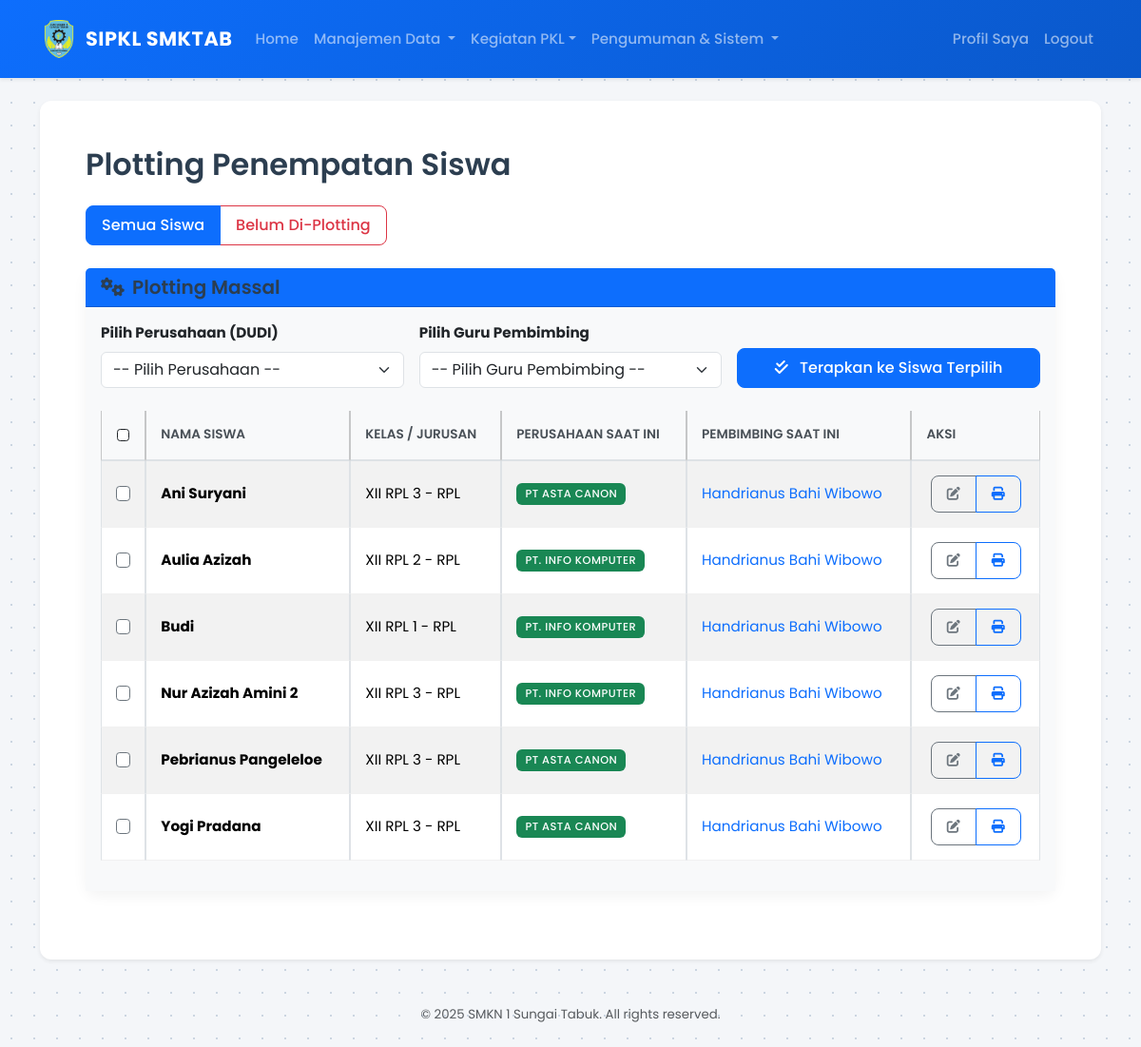
The page /index.php?page=admin/plotting_data (signed in) on the database as committed earlier.
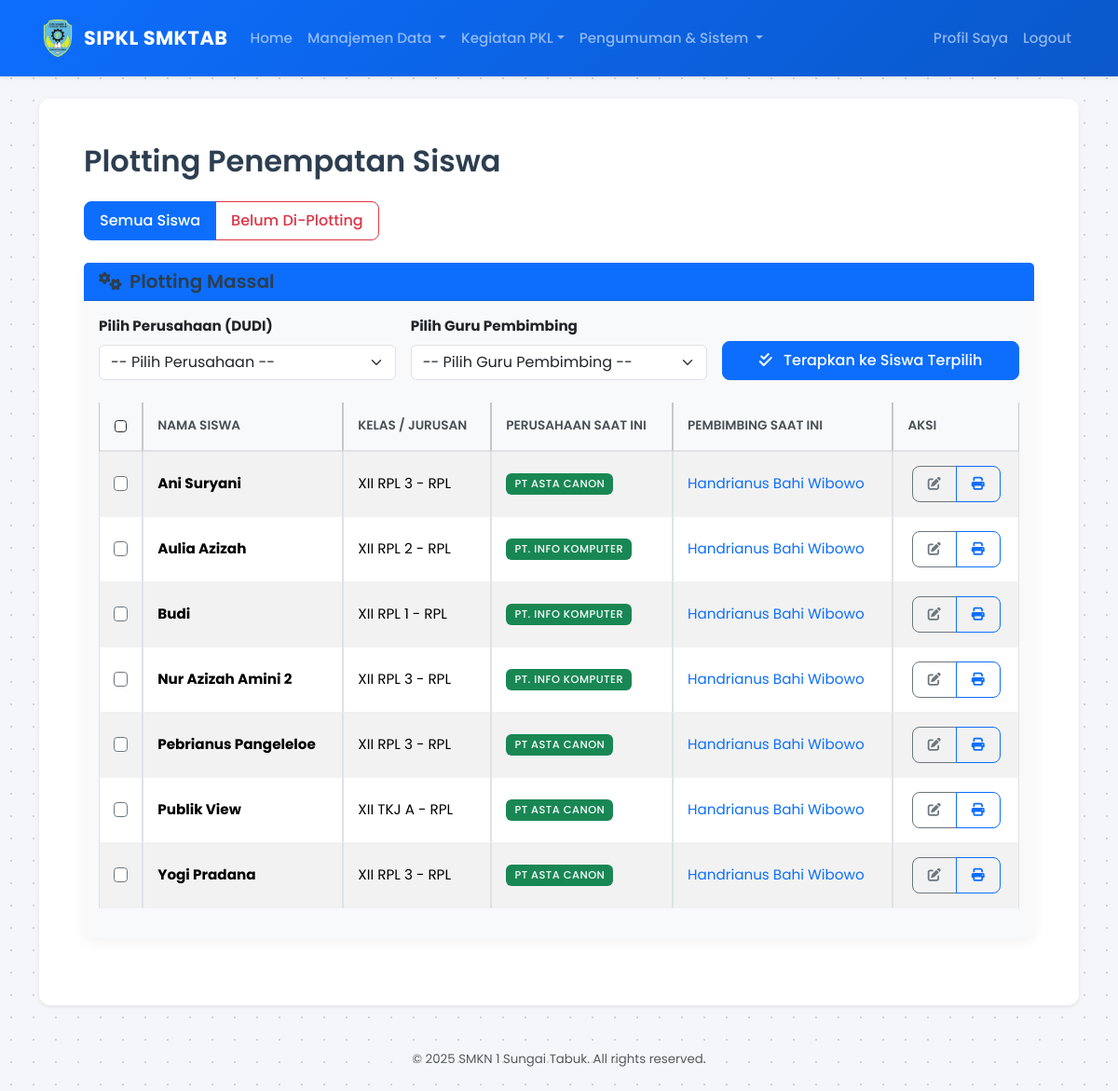
The same page on the database as committed later.
### tables this page shows
CREATE TABLE `siswa` (
  `id_siswa` int(11) NOT NULL,
  `nis` varchar(20) NOT NULL,
  `nama_lengkap` varchar(100) NOT NULL,
  `jurusan` varchar(50) DEFAULT NULL,
  `kelas` varchar(10) DEFAULT NULL,
  `id_perusahaan` int(11) DEFAULT NULL,
  `id_pembimbing` int(11) DEFAULT NULL
);

CREATE TABLE `perusahaan` (
  `id_perusahaan` int(11) NOT NULL,
  `nama_perusahaan` varchar(100) NOT NULL,
  `alamat` text DEFAULT NULL,
  `kontak_person` varchar(100) DEFAULT NULL,
  `no_telp` varchar(20) DEFAULT NULL,
  `hari_kerja` varchar(50) NOT NULL DEFAULT '1,2,3,4,5'
);

CREATE TABLE `pembimbing` (
  `id_pembimbing` int(11) NOT NULL,
  `nip` varchar(30) DEFAULT NULL,
  `nama_guru` varchar(100) NOT NULL,
  `no_telp` varchar(20) DEFAULT NULL
);

### pages/admin/plotting_data.php (the view, shortened to what the changed rows need)
<?php
$where_clause = "";
try {
    $sql = "SELECT
                siswa.id_siswa, siswa.nis, siswa.nama_lengkap, siswa.jurusan, siswa.kelas,
                perusahaan.nama_perusahaan, pembimbing.nama_guru
            FROM siswa
            LEFT JOIN perusahaan ON siswa.id_perusahaan = perusahaan.id_perusahaan
            LEFT JOIN pembimbing ON siswa.id_pembimbing = pembimbing.id_pembimbing
            $where_clause
            ORDER BY siswa.nama_lengkap ASC";
    $stmt = $pdo->query($sql);
    $siswa_list = $stmt->fetchAll(PDO::FETCH_ASSOC);
} catch (PDOException $e) {
    echo "Error: " . $e->getMessage();
    $siswa_list = [];
}
?>
<h2 class="mb-4">Plotting Penempatan Siswa</h2>
<div class="card mb-4 border-primary">
    <div class="card-body bg-light">
        <form action="index.php?page=admin/plotting_bulk" method="POST" id="bulkForm">
            <div class="table-responsive mt-4">
                <table class="table table-striped table-hover table-bordered datatable">
                    <thead class="table-light">
                        <tr>
                            <th style="width: 40px;" class="text-center">
                                <input type="checkbox" id="selectAll" class="form-check-input border-dark">
                            </th>
                            <th>Nama Siswa</th>
                            <th>Kelas / Jurusan</th>
                            <th>Perusahaan Saat Ini</th>
                            <th>Pembimbing Saat Ini</th>
                            <th>Aksi</th>
                        </tr>
                    </thead>
                    <tbody>
                        <?php foreach ($siswa_list as $siswa): ?>
                            <tr>
                                <td class="text-center">
                                    <input type="checkbox" name="id_siswa[]" value="<?php echo $siswa['id_siswa']; ?>" class="form-check-input student-checkbox border-secondary">
                                </td>
                                <td class="text-start fw-bold"><?php echo htmlspecialchars($siswa['nama_lengkap']); ?></td>
                                <td class="text-start"><?php echo htmlspecialchars($siswa['kelas']); ?> - <?php echo htmlspecialchars($siswa['jurusan']); ?></td>
                                <td class="text-start">
                                    <?php if (!empty($siswa['nama_perusahaan'])): ?>
                                        <span class="badge bg-success"><?php echo htmlspecialchars($siswa['nama_perusahaan']); ?></span>
                                    <?php else: ?>
                                        <span class="badge bg-danger">Belum Ada</span>
                                    <?php endif; ?>
                                </td>
                                <td class="text-start">
                                    <?php if (!empty($siswa['nama_guru'])): ?>
                                        <span class="text-primary"><?php echo htmlspecialchars($siswa['nama_guru']); ?></span>
                                    <?php else: ?>
                                        <span class="text-muted small">Belum Ada</span>
                                    <?php endif; ?>
                                </td>
                                <td class="text-center">
                        <div class="btn-group" role="group">
                            <a href="index.php?page=admin/plotting_edit&id_siswa=<?php echo $siswa['id_siswa']; ?>" class="btn btn-sm btn-outline-secondary" title="Edit Plotting">
                                <i class="fas fa-edit"></i>
                            </a>
                            <?php if (!empty($siswa['nama_perusahaan'])): ?>
                                <a href="cetak_surat_pengantar.php?id_siswa=<?php echo $siswa['id_siswa']; ?>" target="_blank" class="btn btn-sm btn-outline-primary" title="Cetak Surat Pengantar">
                                    <i class="fas fa-print"></i>
                                </a>
                            <?php endif; ?>
                        </div>
                    </td>
                            </tr>
                        <?php endforeach; ?>
                    </tbody>
                </table>
            </div>
        </form> </div>
</div>

Rows that differ between the two databases and show on the page:
added siswa: nama_lengkap "Publik View", kelas "XII TKJ A", jurusan "RPL", id_perusahaan.nama_perusahaan "PT ASTA CANON", id_pembimbing.nama_guru "Handrianus Bahi Wibowo"
